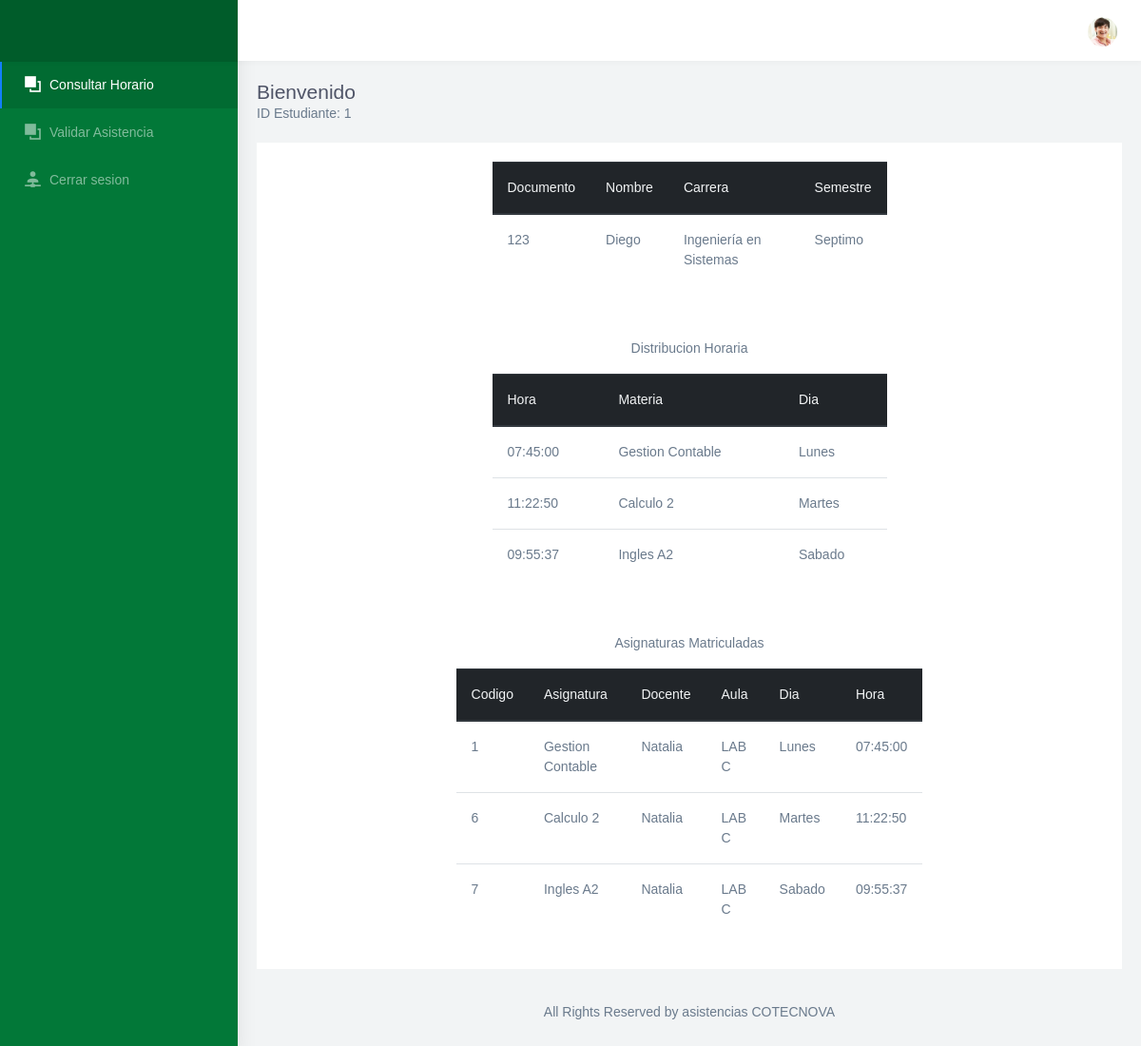
/consultar_horario.php (signed in), run on the app's committed database.
### tables this page shows
CREATE TABLE `estudiante` (
  `id_estudiante` int(11) NOT NULL COMMENT 'Identificador del estudiante',
  `documento` varchar(45) NOT NULL COMMENT 'Documento del estudiante',
  `nombres` varchar(45) NOT NULL COMMENT 'Nombres del estudiante',
  `apellidos` varchar(45) NOT NULL COMMENT 'Apellidos del estudiante',
  `jornada` varchar(45) NOT NULL COMMENT 'Jornada del estudiante',
  `semestre` varchar(45) NOT NULL,
  `clave` varchar(45) NOT NULL,
  `estado` int(11) NOT NULL,
  `Carrera_id_carrera` int(11) NOT NULL,
  `tipo_usuario_id_tipo_usuario` int(11) NOT NULL
);

CREATE TABLE `carrera` (
  `id_carrera` int(11) NOT NULL,
  `nombre` varchar(45) NOT NULL,
  `estado` int(11) NOT NULL
);

CREATE TABLE `clase` (
  `id_clase` int(11) NOT NULL COMMENT 'Id de la clase',
  `Dias_id_dia` int(11) NOT NULL,
  `hora` time NOT NULL,
  `codigo` varchar(45) NOT NULL,
  `Docente_id_docente` int(11) NOT NULL,
  `Aula_id_aula` int(11) NOT NULL,
  `Materia_id_materia` int(11) NOT NULL,
  `Grupo_id_grupo` int(11) NOT NULL,
  `estado` int(11) NOT NULL
);

CREATE TABLE `materia` (
  `id_materia` int(11) NOT NULL COMMENT 'Id de la materia',
  `nombre` varchar(45) NOT NULL COMMENT 'Nombre de la materia',
  `estado` int(11) NOT NULL
);

CREATE TABLE `dias` (
  `id_dia` int(11) NOT NULL,
  `nombre` varchar(45) NOT NULL
);

CREATE TABLE `docente` (
  `id_docente` int(11) NOT NULL COMMENT 'Identificador del docente',
  `documento` varchar(45) NOT NULL,
  `nombres` varchar(45) NOT NULL COMMENT 'Nombres del docente\n\n',
  `apellidos` varchar(45) NOT NULL,
  `clave` varchar(45) NOT NULL,
  `tipo_usuario_id_tipo_usuario` int(11) NOT NULL,
  `estado` int(11) NOT NULL
);

CREATE TABLE `aula` (
  `id_aula` int(11) NOT NULL COMMENT 'Id del aula',
  `nombre` varchar(45) NOT NULL COMMENT 'Nombre del aula',
  `estado` int(11) NOT NULL
);

### Modelo/MySQL.php (called while the page is built, shortened)
<?php
class MySQL{
    private $hostname  = "localhost";
    private $user = "root";
    private $password = "";
    private $database = "asistencia";
    private $conexion;
    public function conectar(){
        $this->conexion = mysqli_connect($this->hostname, $this->user, $this->password, $this->database);
    }
    public function efectuarConsulta($consulta){
        mysqli_query($this->conexion, "SET lc_time_names = 'es_ES'" );
        mysqli_query($this->conexion, "SET NAMES 'utf8'");
        mysqli_query($this->conexion, "SET CHARACTER 'utf8'");
       $this->resultadoConsulta = mysqli_query($this->conexion, $consulta);
        return $this->resultadoConsulta;
    }
}

### consultar_horario.php (the view, shortened to what this page needs)
<!DOCTYPE html>
<html dir="ltr" lang="en">
<head>
	<link href="css/chartist.min.css" rel="stylesheet">
	<link href="css/style.min.css" rel="stylesheet">
	<link href="css/ie7.css" rel="stylesheet">
	<link href="css/materialdesignicons.min.css" rel="stylesheet">
	<link href="css/weather-icons.min.css" rel="stylesheet">
</head>
<body>
	<?php
	require_once 'Modelo/MySQL.php';
	$mysql = new MySQL;
	$mysql->conectar();
	$id_estudiante = $_SESSION['idEstudiante'];
	$datosestudiante = $mysql->efectuarConsulta("SELECT estudiante.id_estudiante, estudiante.documento, estudiante.nombres, estudiante.Carrera_id_carrera, estudiante.semestre, carrera.id_carrera, carrera.nombre from estudiante join carrera on estudiante.Carrera_id_carrera = carrera.id_carrera where estudiante.id_estudiante = " . $id_estudiante . "");
	while ($valores1 = mysqli_fetch_assoc($datosestudiante)) {
		$documento = $valores1['documento'];
		$nombres = $valores1['nombres'];
		$carrera = $valores1['nombre'];
		$semestre = $valores1['semestre'];
	}
	$dhorario = $mysql->efectuarConsulta("SELECT estudiante.id_estudiante, grupo.Estudiante_id_estudiante, clase.hora, materia.nombre, dias.nombre as nombredia FROM estudiante JOIN grupo on estudiante.id_estudiante = grupo.Estudiante_id_estudiante join clase on clase.Grupo_id_grupo = grupo.id_grupo join materia on materia.id_materia = clase.Materia_id_materia join dias on dias.id_dia = clase.Dias_id_dia where estudiante.id_estudiante = " . $id_estudiante . "");
	$Amaterias = $mysql->efectuarConsulta("SELECT estudiante.id_estudiante, grupo.Estudiante_id_estudiante, materia.nombre as nombremateria, materia.id_materia, docente.nombres, aula.nombre as nombreaula, dias.nombre as nombredia, clase.hora FROM estudiante JOIN grupo on estudiante.id_estudiante = grupo.Estudiante_id_estudiante join clase on clase.Grupo_id_grupo = grupo.id_grupo join materia on materia.id_materia = clase.Materia_id_materia join docente on docente.id_docente = clase.Docente_id_docente join aula on aula.id_aula = clase.Aula_id_aula join dias on dias.id_dia = clase.Dias_id_dia where estudiante.id_estudiante = " . $id_estudiante . "");
	?>
	<div id="main-wrapper" data-navbarbg="skin6" data-theme="light" data-layout="vertical" data-sidebartype="full" data-boxed-layout="full">
		<header class="topbar" data-navbarbg="skin6">
			<nav class="navbar top-navbar navbar-expand-md navbar-light">
				<div class="navbar-header" data-logobg="skin5">
					<div class="navbar-brand">
						<a href="index.html" class="logo">
						</a>
					</div>
				</div>
				<div class="navbar-collapse collapse" id="navbarSupportedContent" data-navbarbg="skin6">
					<ul class="navbar-nav float-right">
						<li class="nav-item dropdown">
							<a class="nav-link dropdown-toggle text-muted waves-effect waves-dark pro-pic" href="" data-toggle="dropdown" aria-haspopup="true" aria-expanded="false"><img src="images/users/1.jpg" alt="user" class="rounded-circle" width="31"></a>
						</li>
					</ul>
				</div>
			</nav>
		</header>
		<div class="page-wrapper">
			<div class="page-breadcrumb">
				<div class="row">
					<div class="col-5 align-self-center">
						<h4 class="page-title">Bienvenido</h4>
						<?php echo "ID Estudiante: " . $_SESSION['idEstudiante']; ?>
					</div>
				</div>
			</div>
			<div class="container-fluid">
				<div class="row">
					<div class="col-12">
						<div class="card">
							<center>
								<div class="card-body col-md-6 col-md-offset-3">
									<table class="table">
										<thead class="thead-dark">
											<tr>
												<th scope="col">Documento</th>
												<th scope="col">Nombre</th>
												<th scope="col">Carrera</th>
												<th scope="col">Semestre</th>
											</tr>
										</thead>
										<tbody>
											<tr>
												<th scope="row"><?php echo $documento ?></th>
												<td><?php echo $nombres ?></td>
												<td><?php echo $carrera ?></td>
												<td><?php echo $semestre ?></td>
											</tr>
										</tbody>
									</table>
								</div>
							</center>
							<center>
								<div class="card-body col-md-6 col-md-offset-3">
									<center>
										<p>Distribucion Horaria</p>
									</center>
									<table class="table">
										<thead class="thead-dark">
											<tr>
												<th scope="col">Hora</th>
												<th scope="col">Materia</th>
												<th scope="col">Dia</th>
											</tr>
										</thead>
										<tbody>
											<?php
											while ($valores2 = mysqli_fetch_assoc($dhorario)) {
											?>
												<tr>
													<th scope="row"><?php echo $valores2['hora'] ?></th>
													<td><?php echo $valores2['nombre'] ?></td>
													<td><?php echo $valores2['nombredia'] ?></td>
												</tr>
											<?php
											}
											?>
										</tbody>
									</table>
								</div>
							</center>
							<center>
								<div class="card-body col-md-7 col-md-offset-3">
									<center>
										<p>Asignaturas Matriculadas</p>
									</center>
									<table class="table">
										<thead class="thead-dark">
											<tr>
												<th scope="col">Codigo</th>
												<th scope="col">Asignatura</th>
												<th scope="col">Docente</th>
												<th scope="col">Aula</th>
												<th scope="col">Dia</th>
												<th scope="col">Hora</th>
											</tr>
										</thead>
										<tbody>
											<tr>
												<?php
												while ($valores3 = mysqli_fetch_assoc($Amaterias)) {
												?>
													<th scope="row"><?php echo $valores3['id_materia'] ?></th>
													<td><?php echo $valores3['nombremateria'] ?></td>
													<td><?php echo $valores3['nombres'] ?></td>
													<td><?php echo $valores3['nombreaula'] ?></td>
													<td><?php echo $valores3['nombredia'] ?></td>
													<td><?php echo $valores3['hora'] ?></td>
											</tr>
										<?php
												}
										?>
										</tbody>
									</table>
								</div>
							</center>
						</div>
					</div>
				</div>
				<footer class="footer text-center">
					All Rights Reserved by asistencias COTECNOVA
				</footer>
			</div>
		</div>
</body>
</html>

### data on the page
estudiante: documento "123", nombres "Diego", Carrera_id_carrera.nombre "Ingeniería en Sistemas", semestre "Septimo", clase.hora "07:45:00", materia.nombre "Gestion Contable", dias.nombre "Lunes", clase.hora "11:22:50", materia.nombre "Calculo 2", dias.nombre "Martes", clase.hora "09:55:37", materia.nombre "Ingles A2", dias.nombre "Sabado", materia.id_materia "1", docente.nombres "Natalia", aula.nombre "LAB C", materia.id_materia "6", materia.id_materia "7"

### other printed values
$_SESSION['idEstudiante'] "1"
